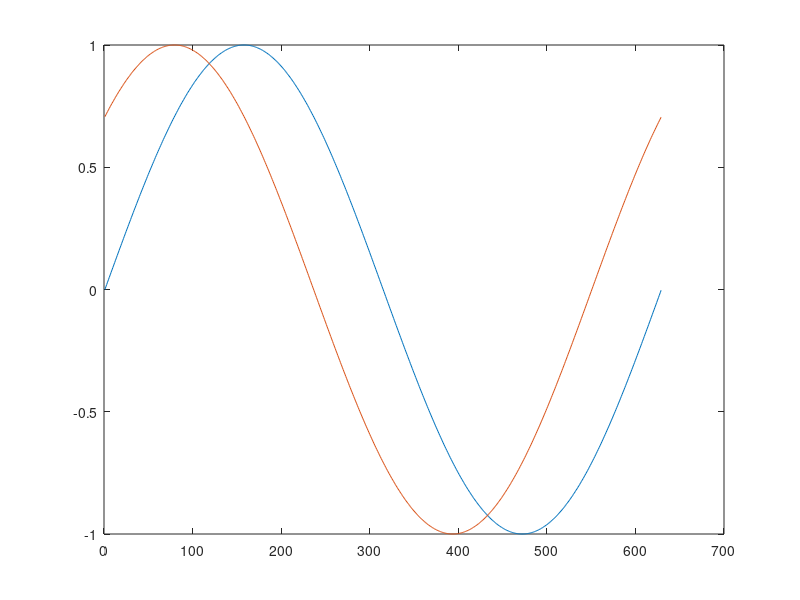
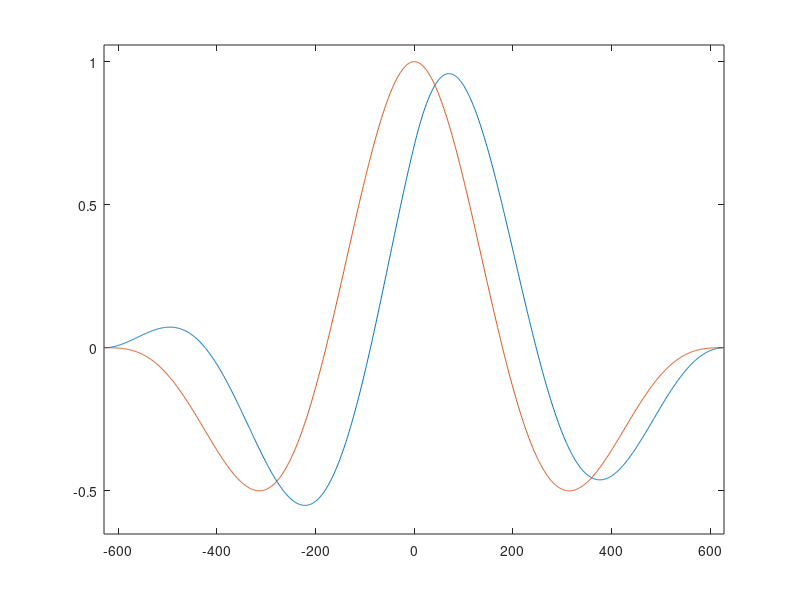

Write MATLAB code to recreate these figures, in order.
sinn = @ (x) sin (x) ; 
sin2 = @ (x) sin (x+3.14/4); 
sixx1 = sinn(0:0.01:2*3.14);
sixx2 = sin2((0:0.01:2*3.14)); 
xc = xcorr(sixx1,sixx2,'normalized'); 
axc = xcorr(sixx1,sixx1,'normalized'); 
plot(sixx1) 
hold on
plot(sixx2)
figure
plot(-length(sixx1)+1:1:length(sixx1)-1,xc)
hold on
plot(-length(sixx1)+1:1:length(sixx1)-1,axc)
axis([-629 628 min(xc)-0.1 max(xc)+0.1])


